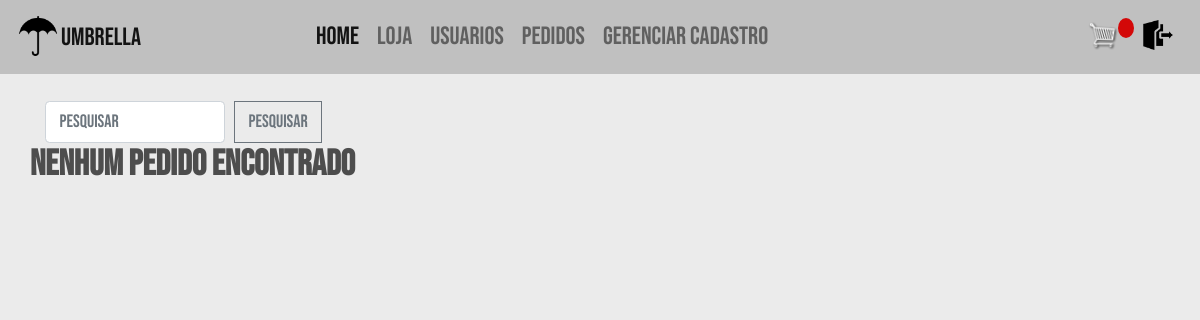
/pedidos/ (signed in), run on an earlier commit of the app's database.
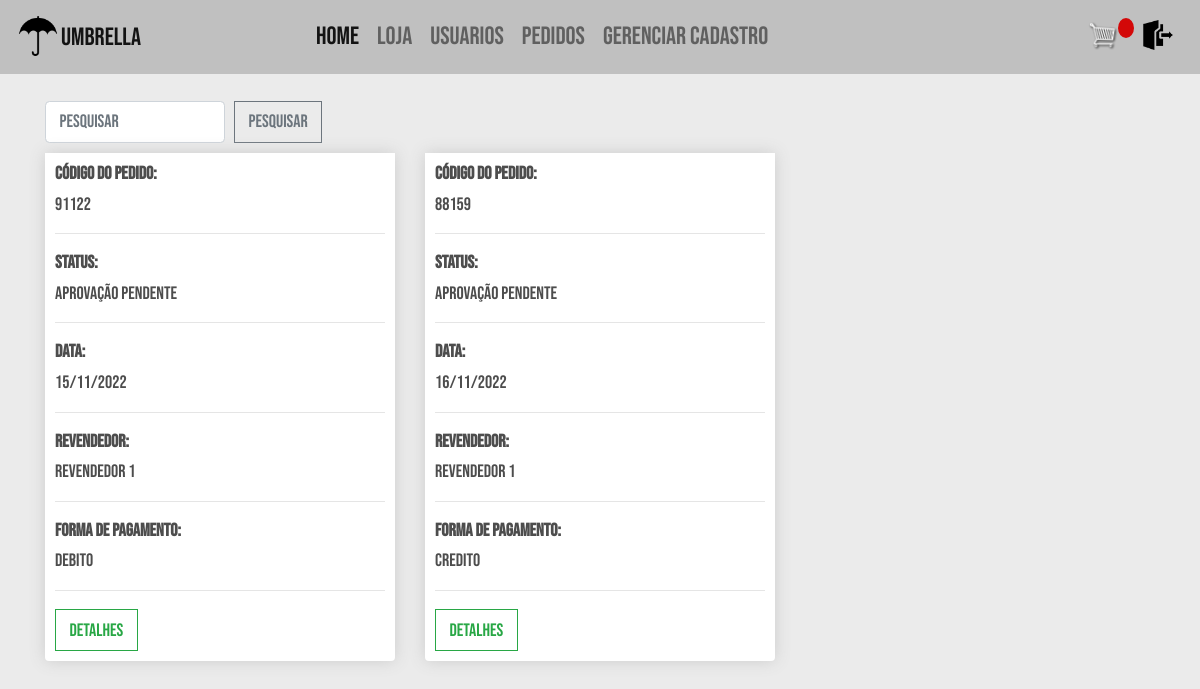
And on a later commit of the database.
### vendas/models.py (models this page shows, shortened)
class Pedido(models.Model):
    cod_pedido = models.CharField(
        _("código do pedido"), max_length=100, null=True)
    APROV_PEND = "aprovacao_pendente"
    APROVADO = "aprovado"
    ENVIADO = "enviado"
    FINALIZADO = "finalizado"
    opcoes_status = [
        (APROV_PEND, "Aprovação pendente"),
        (APROVADO, "Aprovado"),
        (ENVIADO, "Enviado"),
        (FINALIZADO, "Finalizado"),
    ]
    status = models.CharField(choices=opcoes_status,
                              max_length=50, null=True, blank=True, default=APROV_PEND)
    completo = models.BooleanField(default=False)
    data = models.DateTimeField(
        _("data do pedido"), default=timezone.now, null=True, blank=True)
    subtotal = models.FloatField(
        _("valor pré-desconto do pedido"), null=True, blank=True)
    total = models.FloatField(
        _("valor total do pedido"), null=True, blank=True)
    CREDITO = "credito"
    DEBITO = "debito"
    PIX = "pix"
    BOLETO = "boleto"
    opcoes_pagamento = [
        (CREDITO, "Credito"),
        (DEBITO, "Debito"),
        (PIX, "Pix"),
        (BOLETO, "Boleto"),
    ]
    metodo_de_pagamento = models.CharField(
        choices=opcoes_pagamento, max_length=200, null=True, blank=True)
    franquia = models.ForeignKey(Franquia, verbose_name=_(
        "franquia"), on_delete=models.SET_NULL, null=True, blank=True)
    loja = models.ForeignKey(Loja, verbose_name=_(
        "loja"), on_delete=models.SET_NULL, null=True, blank=True)
    revendedor = models.ForeignKey(Revendedor, verbose_name=_(
        "revendedor"), on_delete=models.SET_NULL, null=True, blank=True)

class Revendedor(models.Model):
    user = models.OneToOneField(
        User, on_delete=models.CASCADE)
    nome = models.CharField(_("Nome"), max_length=100, blank=True)
    cpf = models.CharField(_("Cpf"), max_length=15, blank=True)
    telefone = models.CharField(_("Telefone"), max_length=15, blank=True)
    cep = models.CharField(
        _("CEP"), max_length=15, blank=True)
    uf = models.CharField(
        _("UF"), max_length=2, blank=True)
    cidade = models.CharField(
        _("cidade"), max_length=50, blank=True)
    bairro = models.CharField(
        _("bairro"), max_length=50, blank=True)
    logradouro = models.CharField(
        _("logradouro"), max_length=100, blank=True)
    numero = models.CharField(
        _("numero"), max_length=5, blank=True)
    datanasc = models.DateField(
        _("Data de nascimento"), auto_now=False, auto_now_add=False, blank=True)
    sexo = models.CharField(_("sexo"), choices=opcoes_sexo,
                            max_length=30, blank=True)
    supervisor = models.ForeignKey(Supervisor, verbose_name=_(
        "supervisor"), on_delete=models.SET_NULL, null=True, blank=True)
    def meta_iniciante():
        return Meta.objects.get(nivel=Meta.INICIANTE)
    meta = models.ForeignKey(
        Meta, on_delete=models.SET_NULL, null=True, blank=True, default=meta_iniciante)
    is_aprovado = models.BooleanField(_('Aprovado'), default=False)
    def __str__(self):
        return self.nome

### vendas/views.py (the view)
# urls.py: path('pedidos/', views.lista_pedidos, name='pedidos'),
@login_required
@user_passes_test(supervisor_franquia_check)
def lista_pedidos(request):
    pedidos = Pedido.objects.all().exclude(completo=False)
    return render(request, "vendas/pedidos.html", {'pedidos': pedidos})

### users/models.py (called while the page is built)
    def __str__(self):
        return self.email

### vendas/views.py (called while the page is built)
def supervisor_franquia_check(user):
    if user.tipo == User.SUPERVISOR or user.tipo == User.FRANQUIA:
        return True
    else:
        return False

### vendas/templates/vendas/pedidos.html
{% extends 'vendas/base.html' %}
{% load static %}
{% block content %}
	  <form class="form-inline" action="{% url 'pesquisa_pedidos' %}" method="get">
		<input class="form-control mr-sm-2" name="q" type="search" placeholder="Pesquisar" aria-label="Pesquisar">
		<button class="btn btn-outline-secondary my-2 my-sm-0" type="submit">Pesquisar</button>
  	</form>
	<div class="row">
		{% if not pedidos %}
		<h2><strong>Nenhum pedido encontrado</strong></h2>
		{% else %}
			{% for pedido in pedidos %}
				<div class="col-lg-4">
					<div class="box-element product">
						<h6><strong>Código do Pedido:</strong></h6>
						<h6>{{pedido.cod_pedido}}</h6>
						<hr>
						<h6><strong>Status:</strong></h6>
						<h6>{{pedido.get_status_display}}</h6>
						<hr>
						<h6><strong>Data:</strong></h6>
						<h6>{{pedido.data|date:"d/m/Y" }}</h6>
						<hr>
						{% if pedido.revendedor %}
							<h6><strong>Revendedor:</strong></h6>
							<h6>{{pedido.revendedor}}</h6>
							<hr>
						{% elif pedido.loja %}
							<h6><strong>Loja:</strong></h6>
							<h6>{{pedido.loja}}</h6>
							<hr>
						{% endif %}
						<h6><strong>Forma de pagamento:</strong></h6>
						<h6>{{pedido.metodo_de_pagamento}}</h6>
						<hr>
						<a class="btn btn-outline-success" href="{% url 'detalhe_pedido' pedido.id %}">Detalhes</a>
					</div>
				</div>
			{% endfor %}
		{% endif %}
	</div>
{% endblock content %}

What changed in the data, as far as the page shows it:
now on this page (row edited): Pedido: cod_pedido "91122", status "Aprovação pendente", data "15/11/2022", revendedor "revendedor 1", metodo_de_pagamento "debito"
added Pedido: cod_pedido "88159", status "Aprovação pendente", data "16/11/2022", revendedor "revendedor 1", metodo_de_pagamento "credito"
Also different on the page:
text no longer shown: "Nenhum pedido encontrado"
